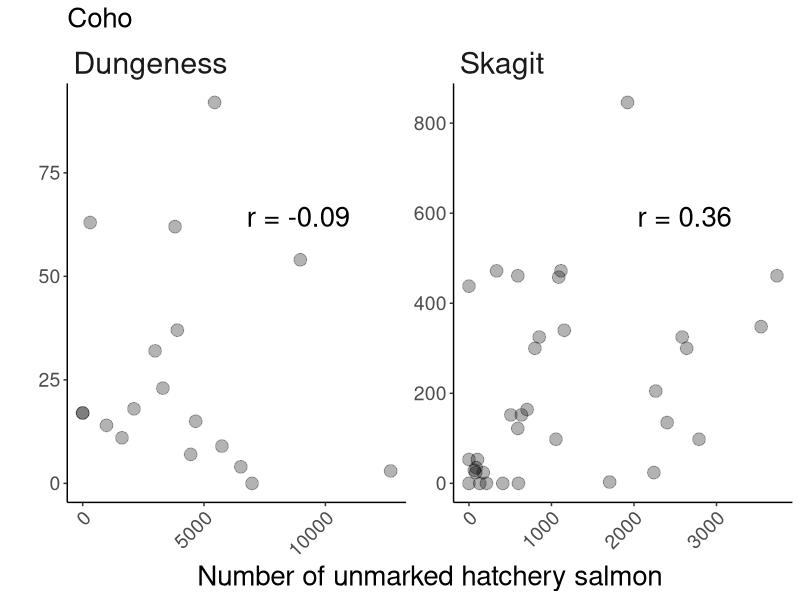
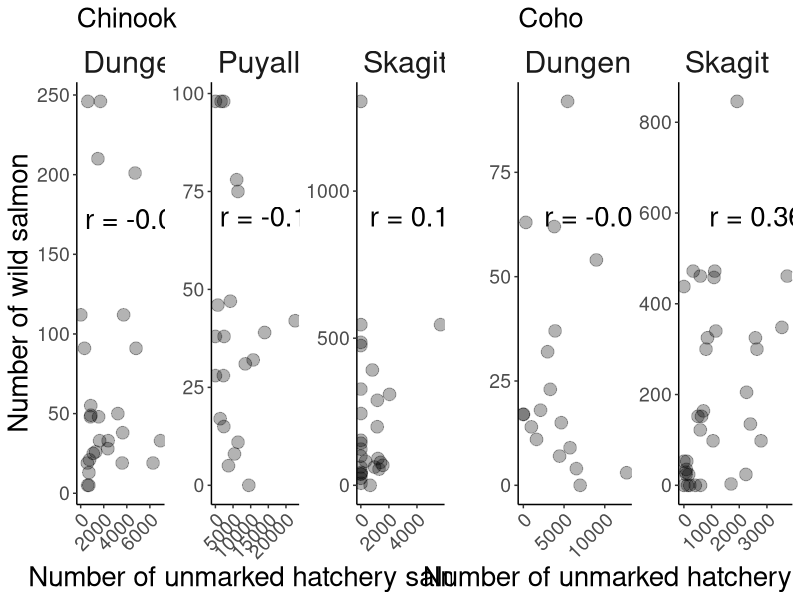
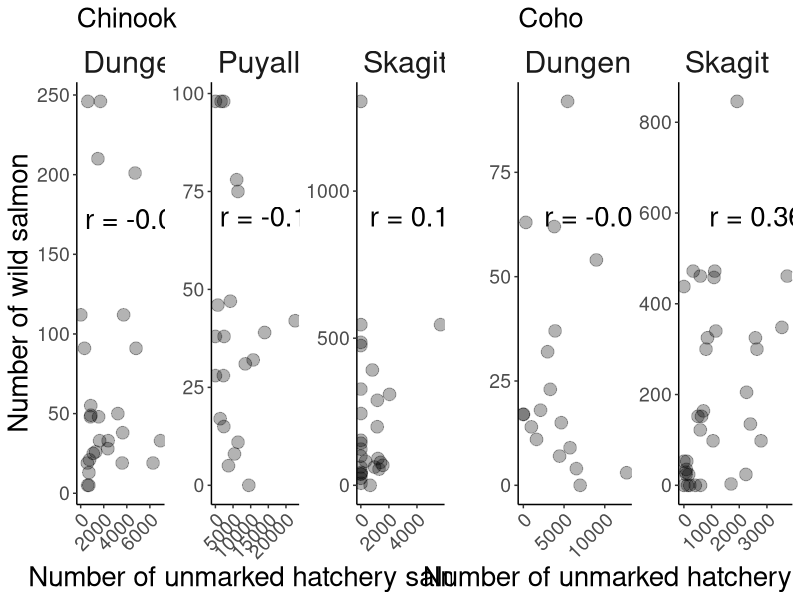

Source code (R) for these figures, in order:
#goal - to read the different csv files
# for each species and river with number of wild salmon and number of 
#unmarked hatchery salmon
#then make scatter plots of the number of wild salmon vs the number of
#unmarked hatchery salmon
#add text with correlation coefficient to the plot

library(here)
library(dplyr)
library(ggplot2)
library(tidyverse)
library(ggpubr)

#read files

dungeness_chinook <- read.csv(here("data",
                                   "dungeness","unmarked_hatchery_chinook_corrected.csv"),header=TRUE)
dungeness_coho <- read.csv(here("data",
                                "dungeness","unmarked_hatchery_coho_corrected.csv"),header=TRUE)

puyallup_chinook <- read.csv(here("data",
                                  "puyallup","unmarked_hatchery_chinook_corrected.csv"),header=TRUE)

skagit_chinook <- read.csv(here("data",
                                 "skagit","unmarked_hatchery_chinook_corrected.csv"),header=TRUE)

skagit_coho <- read.csv(here("data",
                              "skagit","unmarked_hatchery_coho_corrected.csv"),header=TRUE)


#aggregate the data

colnames(dungeness_chinook)
colnames(dungeness_coho)
colnames(puyallup_chinook)
colnames(skagit_chinook)
colnames(skagit_coho)

#drop the "X" column from the dataframes

dungeness_chinook <- dungeness_chinook %>% select(-X)

#make the dataframe long by pivot longer

dungeness_chinook_long <- dungeness_chinook %>% 
  mutate(river = "Dungeness", species = "chinook") %>%
  rename(Date = chinook0_dungeness_Date, unmarked = chinook0_dungeness_unmarked,
         wild = chinook0_dungeness_wild_num, hatchery = chinook0_dungeness_hatchery_num,
         unmarked_prop = chinook0_dungeness_unmarked_prop,
         wild_prop = chinook0_dungeness_wild_prop
         )

dungeness_coho_long <- dungeness_coho %>%
  mutate(river = "Dungeness", species = "coho") %>%
  rename(Date = coho1_dungeness_Date, unmarked = coho1_dungeness_unmarked,
         wild = coho1_dungeness_wild_num, hatchery = coho1_dungeness_hatchery_num,
         unmarked_prop = coho1_dungeness_unmarked_prop,
         wild_prop = coho1_dungeness_wild_prop
         )

puyallup_chinook_long <- puyallup_chinook %>%
  mutate(river = "Puyallup", species = "chinook") %>%
  rename(Date = chinook0_puyallup_Date, unmarked = chinook0_puyallup_unmarked,
         wild = chinook0_puyallup_wild_num, hatchery = chinook0_puyallup_hatchery_num,
         unmarked_prop = chinook0_puyallup_unmarked_prop,
         wild_prop = chinook0_puyallup_wild_prop
         )

skagit_chinook_long <- skagit_chinook %>%
  mutate(river = "Skagit", species = "chinook") %>%
  rename(Date = chinook0_skagit_Date, unmarked = chinook0_skagit_unmarked,
         wild = chinook0_skagit_wild_num, hatchery = chinook0_skagit_hatchery_num,
         unmarked_prop = chinook0_skagit_unmarked_prop,
         wild_prop = chinook0_skagit_wild_prop
         )

skagit_coho_long <- skagit_coho %>%
  mutate(river = "Skagit", species = "coho") %>%
  rename(Date = coho1_skagit_Date, unmarked = coho1_skagit_unmarked,
         wild = coho1_skagit_wild_num, hatchery = coho1_skagit_hatchery_num,
         unmarked_prop = coho1_skagit_unmarked_prop,
         wild_prop = coho1_skagit_wild_prop
         )

#combine the dataframes

unmarked_hatchery <- bind_rows(dungeness_chinook_long, dungeness_coho_long,
                               puyallup_chinook_long, skagit_chinook_long,
                               skagit_coho_long)
#caluclate correlation between unmarked and wild for each species and river

correlations <- unmarked_hatchery %>%
  group_by(river, species) %>%
  mutate(max_unmarked = max(unmarked), max_wild = max(wild, na.rm = TRUE)) %>% 
  summarise(correlation = cor(unmarked, wild, use = "complete.obs"), max_unmarked = max(max_unmarked),
            max_wild = max(max_wild))
  


#make scatter plots
#include text with correlation coefficient from correlations dataframe
#text position should be top right of the plot
chinook_p <- unmarked_hatchery %>%
  filter(species == "chinook") %>%
  ggplot(aes(x = unmarked, y = wild)) +
  geom_point(alpha = 0.3,size= 4) +
  facet_wrap(~river, ncol = 3, scales = "free") +
  labs(x  = "Number of unmarked hatchery salmon", y = "Number of wild salmon", title = "Chinook") +
  theme_classic() +
  geom_text(data = correlations %>% filter(species == "chinook"), 
            aes(0.7 * max_unmarked,
                0.7 * max_wild,
                label = paste("r =",round(correlation,2)
                              )),
                size = 7
                )+
            
  #captilize the first letter of the river name
  theme(strip.background = element_blank(),
        strip.text.x = element_text(size = 22, hjust = 0),
        axis.title = element_text(size = 20),
        axis.text = element_text(size = 10),
        plot.title = element_text(size = 20),
        axis.text.x = element_text(angle = 45, hjust = 1, size = 14),
        axis.text.y = element_text(size = 14),
        title = element_text(size = 24)
        )

coho_p <- unmarked_hatchery %>%
  filter(species == "coho") %>%
  ggplot(aes(x = unmarked, y = wild)) +
  geom_point(alpha = 0.3,size= 4) +
  facet_wrap(~river, ncol = 3, scales = "free") +
  labs(x  = "Number of unmarked hatchery salmon", y = "", title = "Coho") +
  theme_classic() +
  geom_text(data = correlations %>% filter(species == "coho"), 
            aes(0.7 * max_unmarked,
                0.7 * max_wild,
                label = paste("r =",round(correlation,2)
                              )),
            size = 7
  )+
  
  #position the text on the left
  theme(strip.background = element_blank(),
        strip.text.x = element_text(size = 22,hjust = 0),
        axis.title = element_text(size = 20),
        axis.text = element_text(size = 10),
        plot.title = element_text(size = 20),
        axis.text.x = element_text(angle = 45, hjust = 1, size = 14),
        axis.text.y = element_text(size = 14),
        title = element_text(size = 24)
        )

coho_p
#combine the plots
ggarrange(chinook_p, coho_p, ncol = 2, nrow = 1, common.legend = TRUE, legend = "bottom",
          widths = c(1.3,1), heights = c(1,1))
ggsave(here("output","unmarked_wild_scatter.png"), width = 15, height = 5, units = "in")



